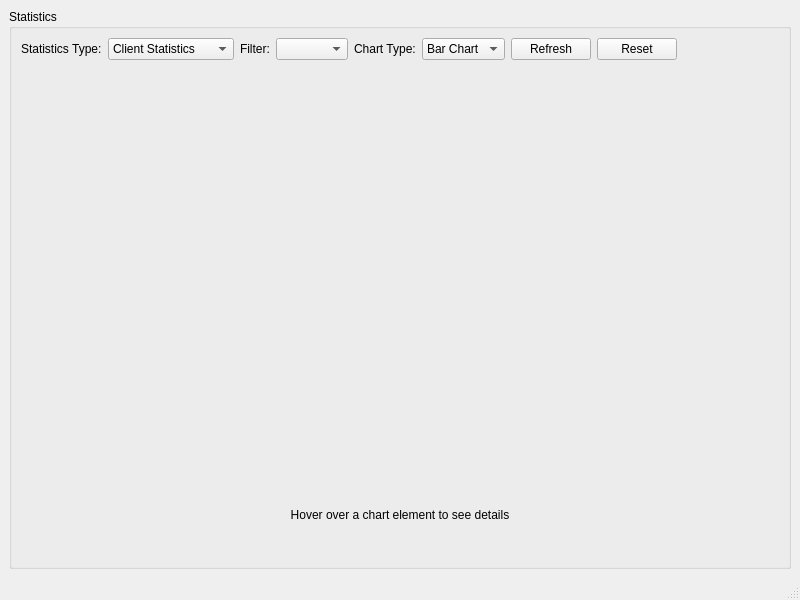
<?xml version="1.0" encoding="UTF-8"?>
<ui version="4.0">
 <class>ChartWindow</class>
 <widget class="QMainWindow" name="ChartWindow">
  <property name="geometry">
   <rect>
    <x>0</x>
    <y>0</y>
    <width>800</width>
    <height>600</height>
   </rect>
  </property>
  <property name="windowTitle">
   <string>Statistics Chart</string>
  </property>
  <widget class="QWidget" name="centralwidget">
   <layout class="QVBoxLayout" name="verticalLayout">
    <item>
     <widget class="QGroupBox" name="chartGroupBox">
      <property name="title">
       <string>Statistics</string>
      </property>
      <layout class="QVBoxLayout" name="chartLayout">
       <item>
        <layout class="QHBoxLayout" name="controlLayout">
         <item>
          <widget class="QLabel" name="statsTypeLabel">
           <property name="text">
            <string>Statistics Type:</string>
           </property>
          </widget>
         </item>
         <item>
          <widget class="QComboBox" name="statsTypeComboBox">
           <item>
            <property name="text">
             <string>Client Statistics</string>
            </property>
           </item>
           <item>
            <property name="text">
             <string>Training Statistics</string>
            </property>
           </item>
          </widget>
         </item>
         <item>
          <widget class="QLabel" name="filterLabel">
           <property name="text">
            <string>Filter:</string>
           </property>
          </widget>
         </item>
         <item>
          <widget class="QComboBox" name="filterComboBox"/>
         </item>
         <item>
          <widget class="QLabel" name="chartTypeLabel">
           <property name="text">
            <string>Chart Type:</string>
           </property>
          </widget>
         </item>
         <item>
          <widget class="QComboBox" name="chartTypeComboBox">
           <item>
            <property name="text">
             <string>Bar Chart</string>
            </property>
           </item>
           <item>
            <property name="text">
             <string>Pie Chart</string>
            </property>
           </item>
          </widget>
         </item>
         <item>
          <widget class="QPushButton" name="refreshChartButton">
           <property name="text">
            <string>Refresh</string>
           </property>
          </widget>
         </item>
         <item>
          <widget class="QPushButton" name="resetChartButton">
           <property name="text">
            <string>Reset</string>
           </property>
          </widget>
         </item>
         <item>
          <spacer name="controlSpacer">
           <property name="orientation">
            <enum>Qt::Orientation::Horizontal</enum>
           </property>
           <property name="sizeHint" stdset="0">
            <size>
             <width>40</width>
             <height>20</height>
            </size>
           </property>
          </spacer>
         </item>
        </layout>
       </item>
       <item>
        <widget class="QChartView" name="statsChartView" native="true">
         <property name="minimumSize">
          <size>
           <width>0</width>
           <height>400</height>
          </size>
         </property>
        </widget>
       </item>
       <item>
        <widget class="QLabel" name="hoverDescriptionLabel">
         <property name="text">
          <string>Hover over a chart element to see details</string>
         </property>
         <property name="alignment">
          <set>Qt::AlignmentFlag::AlignCenter</set>
         </property>
        </widget>
       </item>
      </layout>
     </widget>
    </item>
   </layout>
  </widget>
  <widget class="QStatusBar" name="statusBar"/>
 </widget>
 <customwidgets>
  <customwidget>
   <class>QChartView</class>
   <extends>QWidget</extends>
   <header>qchartview.h</header>
  </customwidget>
 </customwidgets>
 <resources/>
 <connections/>
</ui>
